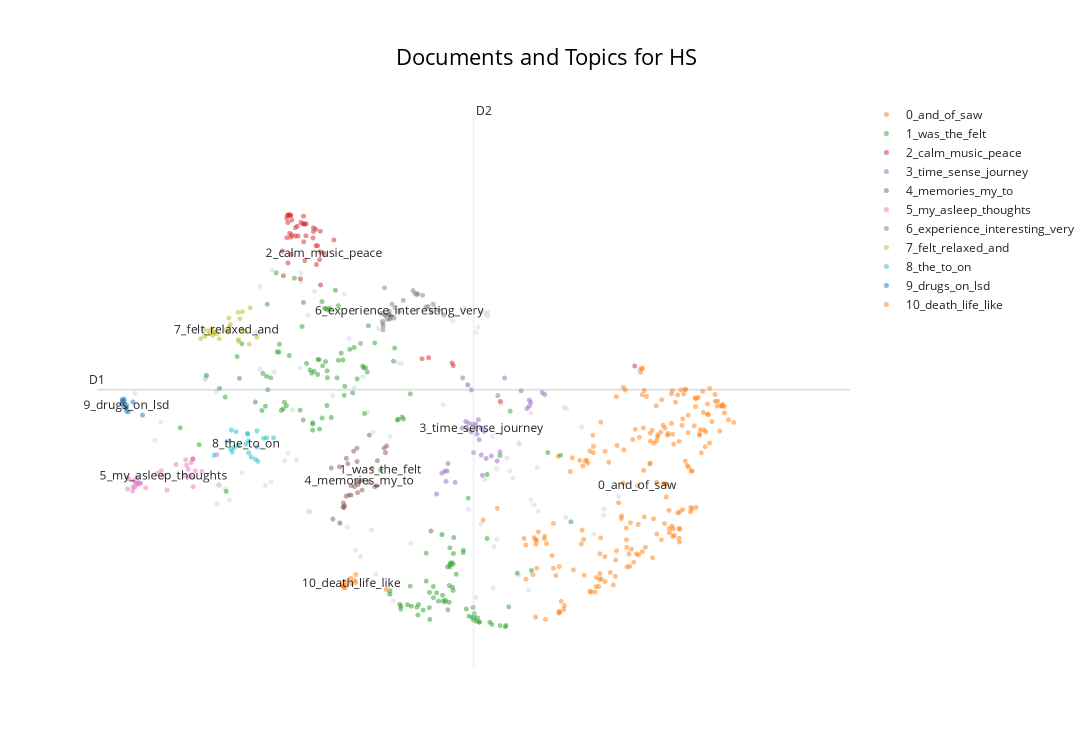

This figure's notebook cell:
### Code cell
topic_model.visualize_documents(df_reports,title=f'Documents and Topics for {condition}')

### Figure 1 — Plotly figure (JSON) as saved in the notebook; plotly's stock layout.template omitted (floating-point values rounded to 4 significant figures; data arrays with more than 128 entries replaced by an {"elided": "..."} marker saying what was removed)
{"data": [{"hoverinfo": "text", "hovertext": ["It enhanced the patterns and made it feel like a journey.", "How my brain hallucinates on the go.", "Saw 3 distinct images:\n1.", "Very ecstatic experience that I wished would never end.", "My brain automatically reached for the details that prove this wasn't \"real\", and I felt very much present.", "Colors, patterns, and a sense of awe that my brain and light were creating such powerful hallucinations.", "I am also dyslexic, and it was interesting to experience as a neurodivergent-brained person.", "The vastness was just poetic and beautiful.", "I saw the inside of my eyelids in a whole new way.", "It sparked much curiosity.", "I was a little afraid at first, but it was good to get in touch with my fear and just feel it.", "I saw bright yellow, like the sun, and it took me to my happy place.", "Different thoughts about the perception of light and the manner in which human discernment develops towards something.", "If you're from the University of Sussex, you need to stand up for reality, not believe in souls, gendered or otherwise.", "Bookmark Symbol", "I would rather engage the body and work on the somatic aspect of it.", "I was on a rollercoaster into the sun.", "A feeling of being in a cocoon, in the womb.", "I did not feel anything at all.", "Curiosity; want to control but unable; intense when orange.", "Brains, neurons, veins, elephants.", "And then, oddly, Robbie Williams!", "I am beyond words...", "Obviously spiritual.", "Inside and outside the eyes were infinite.", "Complete disconnection from my body.", "Would love an experience with continual stimulation without breaks to see how the images evolve.", "Totally disorienting until I picked a spot or tried to blink.", "I thought throughout I was visualizing my own body, specifically my head.", "It was possible to generate full images on demand—an elephant made of upwards flowing oil rivulets.", "Pleasure & intrigue.", "Images I've seen before.", "That was like acid", "Everyone should try", "They moved rapidly in my direction from a shape in the centre.", "Tried to think about not living in fear; it's all just an experience.", "I had a memory from my childhood of spending lots of time staring at the Windows Media Player audio visualizer while listening to songs I liked and how that seemed amazing at the time.", "I experienced a lot of physical sensations in my stomach, on my face, and inside my head.", "Helicopter, busy mind, no rest, relentless, stuck.", "My mother's blue handmade patchwork quilt.", "The hallucinations created a very intense and vivid world that, if you stayed with it, threatened to overwhelm at times.", "Felt similar to being in an MRI machine.", "Some physical discomfort; amazing patterns; intense colours; yearning; desire to see more; questions.", "It was like having your eyes open throughout and yet totally enveloped in the sound.", "I felt like I was walking with my dog.", "Intrigued and excited", "I flew over cities and deserts; at one point I was flying close to the ground with a herd of elephants.", "Lots of observing others, and in a giant bubble with people coming down being protected by others who control the dome.", "Sound inside my body.", "My brain being an Oscar-worthy director.", "At first, I thought it was really intense, but as I went through the phases, I felt a rush of anxiety taking me through a journey of colour; both beautiful and calming, or rigid and uncomfortable.", "An emotional and somatic understanding that control has no place here.", "Felt like the Llama intro credit scene of Monty Python and the Holy Grail at some points.", "A Welsh blanket.", "Falling snow, peaceful, lost in a cornfield, staring through a tunnel, scared.", "At the end, the sharp music connected me to the sound of helicopters, with a smell of burning that I associated with a war; for the majority, I experienced heart shapes, cosmic lights, and galaxies.", "Like my brain has been massaged.", "Definitely easy to be in the moment.", "The sensory is overwhelming and powerful.", "Travelling through space.", "Fascinating experience with great therapeutic potential", "It felt like my brain was being massaged.", "It is very sensitizing, and the feeling now is one of afterglow.", "Just music", "A direct experience of our infinite creativity.", "Finally, there was a pregnant mother amongst blue being cradled by her husband.", "A totally immersive experience; it felt like I was inside my very own kaleidoscope.", "Trying to remember the patterns.", "Strong desire to turn the intensity up and explore more.", "Sometimes they moved in the opposite direction towards the centre point.", "I was scared at first but calmed down after a while.", "So I dropped into the body to feel more.", "Aware of the music throughout and changing rhythms and tones.", "Interested in potential for taking it further, combining it with substances.", "It began violently before falling away to darkness", "Difficult to make note of what I was seeing as I've never experienced that before.", "It crescendoed into a cacophony of sound and light where I reached a state of full awareness.", "Sometimes wrestling between the two.", "It felt like Vasarely was flying my brain through space into the warm sunset.", "It feels like a symbolism of acceptance of self, my own fear, and life.", "This would be a great therapy to teach mindfulness and train people to still their thoughts.", "I felt we were journeying together.", "Intense connection with my body and surroundings.", "The visual here doesn't look anything like what I saw.", "I didn't know where to look.", "They were happy.", "I saw some Vasarely-like artworks but in motion.", "I dissolved into light.", "And a sense of really being inside my head.", "I became the music and the music became me, and we were floating and flying in a multidimensional kaleidoscope of the most beautiful geometry, symmetry, and colour.", "A euphoric and healing experience.", "A safe, healthy, groovy drug-free trip.", "The first time it felt more like it was separate from me, in front of my vision.", "I was pure and full of electricity.", "Submission,\nfun,\nmild euphoric moments.", "I thought of bees and generativity.", "They all smiled, and I could hear their distinctive voices...", null], "marker": {"color": "#CFD8DC", "opacity": 0.5, "size": 5}, "mode": "markers+text", "name": "other", "showlegend": false, "type": "scattergl", "x": [6.896, 2.416, 7.126, 5.157, 3.279, 7.932, 3.2, 8.365, 3.843, 6.221, 3.037, 7.809, 6.563, 3.703, 6.779, 4.88, 7.035, 4.694, 5.344, 6.453, 6.467, 6.074, 5.026, 3.852, 6.419, 5.128, 6.387, 4.011, 3.177, 6.362, 6.507, 7.033, 5.098, 4.799, 6.583, 3.035, 7.462, 3.48, 7.66, 6.811, 2.485, 4.303, 6.507, 4.198, 5.56, 6.415, 6.884, 5.078, 4.322, 3.191, 3.168, 4.105, 5.945, 6.614, 6.268, 7.929, 3.207, 4.601, 4.971, 6.74, 4.741, 3.205, 4.865, 6.261, 5.445, 4.776, 5.4, 7.114, 6.487, 6.617, 3.047, 5.28, 6.668, 2.174, 7.443, 4.048, 3.88, 5.957, 6.359, 3.033, 4.206, 6.884, 4.939, 7.074, 4.154, 3.653, 6.569, 7.474, 3.331, 8.117, 4.376, 4.207, 3.773, 3.703, 4.294, 7.007, 3.683, 5.308], "y": [6.988, 7.048, 5.985, 8.731, 6.319, 6.013, 6.374, 8.112, 6.423, 9.036, 7.983, 5.631, 7.105, 9.365, 6.587, 5.391, 7.456, 5.787, 4.628, 8.981, 6.457, 8.846, 7.465, 9.612, 5.787, 5.032, 8.758, 6.741, 6.088, 8.675, 8.977, 6.15, 7.169, 8.582, 5.446, 7.97, 5.887, 6.559, 7.248, 6.483, 7.319, 5.98, 8.918, 8.137, 5.498, 8.985, 5.018, 5.693, 5.971, 6.374, 7.783, 7.503, 5.629, 6.616, 6.004, 5.92, 6.365, 7.721, 8.003, 6.781, 9.25, 6.372, 7.845, 7.897, 8.206, 5.738, 8.219, 6.638, 8.943, 5.555, 8.027, 4.732, 7.596, 7.754, 7.545, 6.852, 8.078, 7.583, 4.68, 7.972, 9.438, 7.009, 5.296, 6.073, 6.75, 8.689, 4.82, 7.525, 6.146, 6.202, 9.29, 9.565, 6.366, 8.115, 8.933, 4.788, 8.638, 7.105]}, {"hoverinfo": "text", "hovertext": {"elided": "199 str values"}, "marker": {"opacity": 0.5, "size": 5}, "mode": "markers+text", "name": "0_and_of_saw", "text": {"elided": "199 str values"}, "textfont": {"size": 12}, "type": "scattergl", "x": {"elided": "199 float values"}, "y": {"elided": "199 float values"}}, {"hoverinfo": "text", "hovertext": {"elided": "151 str values"}, "marker": {"opacity": 0.5, "size": 5}, "mode": "markers+text", "name": "1_was_the_felt", "text": {"elided": "151 str values"}, "textfont": {"size": 12}, "type": "scattergl", "x": {"elided": "151 float values"}, "y": {"elided": "151 float values"}}, {"hoverinfo": "text", "hovertext": ["A calm, peaceful state.", "Stimulation and relaxation within the music and light.", "An incredible sensory experience with a huge feeling of calm and peace.", "Relaxing and patterned music", "Chaos and stillness.", "An intensity of connection, vastness, spaciousness, loving awareness.", "Blissful even.", "A feeling of peace and tranquility", "Amazing sense of peace and positivity.", "Connection to an inner peace.", "Like a deep tissue massage for the mind.", "A peaceful experience.", "Optimism and escapism.", "Overarching truth and love.", "Calm and safe.", "A great sense of calm and belonging.", "Sometimes verging on oppressive, but never scary.", "Like this—music is a very visual thing.", "Helpful and positive ambient sounds.", "Being: immersed; calm; and thrilled.", "Tess is very calming.", "Great peace.", "I couldn't help thinking what would happen with a drum beat, maybe allow some non-Euro music in, much as I love John Hopkins.", "The music is calming and surreal.", "The best bit was taking in the feelings of the music and gliding with it and morphing those visions according to how you feel about the music.", "Peace, tranquility, joy, stimulation, arousal.", "I really enjoyed the music; it was very Zen.", "Peacefulness and guidance.", "Mainly stressed, but with moments of calm.", "Deep relaxation.", "A really pleasant and relaxing sensation.", "Sense of comfort.", "Nostalgia and peace.", "Deep relaxation and a sense of hope.", "Wonderful, peaceful.", "Relaxing and reflective; worries stopped, put in proportion.", "Calm serenity, flashback emotions", "Joy and relaxation", "Utter peace and happiness.", "Relaxation, calm, and curiosity.", "Good vibes.", "The music seemed to build to a crescendo near the end of the session and then move into a slower, calming sequence.", "Happiness,\nJoy,\nAdventure.", "The music especially was on par with how one perceives sound during an actual trip.", "Peace and contentment.", "The louder the music, the better.", "Calm and serene and not frightening.", "A sense of calm.", null], "marker": {"opacity": 0.5, "size": 5}, "mode": "markers+text", "name": "2_calm_music_peace", "text": ["", "", "", "", "", "", "", "", "", "", "", "", "", "", "", "", "", "", "", "", "", "", "", "", "", "", "", "", "", "", "", "", "", "", "", "", "", "", "", "", "", "", "", "", "", "", "", "", "2_calm_music_peace"], "textfont": {"size": 12}, "type": "scattergl", "x": [4.208, 4.256, 4.049, 4.446, 4.448, 8.311, 4.064, 4.14, 4.07, 4.048, 4.202, 4.173, 4.097, 4.083, 4.243, 4.256, 4.392, 6.067, 4.394, 4.243, 4.363, 4.051, 6.66, 4.438, 5.698, 4.14, 4.45, 4.241, 4.615, 4.09, 3.994, 4.165, 4.033, 3.98, 4.097, 4.357, 4.275, 4.084, 4.043, 4.271, 4.415, 4.399, 4.034, 5.778, 4.083, 6.082, 4.362, 4.234, 4.492], "y": [10.33, 9.756, 9.72, 9.888, 10.2, 8.168, 10.45, 10.25, 10.17, 10.33, 9.481, 10.12, 10.14, 10.44, 10.31, 10.31, 10.23, 8.213, 9.979, 10.04, 10.25, 10.43, 7.633, 9.769, 8.276, 10.13, 9.388, 10.42, 10.07, 9.849, 9.527, 10.27, 10.39, 9.899, 10.36, 10.1, 10.31, 10.11, 10.44, 10.13, 9.98, 9.695, 10.1, 8.292, 10.43, 8.172, 10.19, 10.31, 9.863]}, {"hoverinfo": "text", "hovertext": ["Various characters who, if focused on them, would disappear.", "A complete journey.", "Not much at all.", "A beautiful quest to oblivion", "It was insane.", "A journey into the unknown.", "Feeling of things coming at you.", "Staircase/Escalator\n2.", "Sensory rollercoaster.", "Intense chaos.", "Don't make me get off!", "Moving through a tunnel of branches.", "The final (most rapid?)", "When a sense of what is happening seems to arrive, the vision vibrates and the sense leaves.", "Scary, pointy, laughing clown face in test period.", "A varying journey in speed and awareness.", "A sense of expansion, moving towards something.", "A time and a place that seem to have happened but has yet to come.", "Absolutely tripped away.", "What do I really understand?", "Live more!", "Technology and humans.", "No sense of time", "A wild ride.", "A bubbling of freedom.", "Good beats leading me on.", "Forward motion.", "A loss of sense of time, images that weren't images.", "Glimpse of something disappearing.", "Motivation, progress, and purpose.", "Journey forward.", "Then really fast.", "And then maybe backwards.", "A roller coaster speeding.", "Or traveling at great speed through time.", "Diolch yn fawr.", "Slow and fast.", "Shapes and travel through time.", "Treasure Chests (2 Opening, 1 Closed/Locked)\n3.", null], "marker": {"opacity": 0.5, "size": 5}, "mode": "markers+text", "name": "3_time_sense_journey", "text": ["", "", "", "", "", "", "", "", "", "", "", "", "", "", "", "", "", "", "", "", "", "", "", "", "", "", "", "", "", "", "", "", "", "", "", "", "", "", "", "3_time_sense_journey"], "textfont": {"size": 12}, "type": "scattergl", "x": [5.992, 6.399, 6.234, 6.332, 6.712, 6.425, 5.876, 6.988, 7.035, 7.206, 6.259, 6.439, 6.356, 5.941, 6.915, 6.463, 6.304, 6.005, 6.629, 6.256, 6.304, 6.655, 6.016, 7.015, 7.176, 6.197, 6.321, 5.978, 6.105, 6.19, 6.373, 6.391, 6.347, 7.018, 6.55, 5.834, 6.271, 6.62, 6.485, 6.426], "y": [6.429, 7.057, 7.332, 6.861, 7.986, 6.827, 6.237, 7.527, 7.619, 7.735, 7.879, 6.519, 7.291, 6.551, 7.793, 7.18, 7.174, 6.584, 7.721, 7.215, 7.806, 6.87, 6.698, 7.654, 7.769, 7.987, 7.29, 6.582, 6.413, 7.231, 7.141, 7.359, 7.222, 7.564, 6.811, 9.098, 7.306, 6.735, 6.774, 7.226]}, {"hoverinfo": "text", "hovertext": ["Similar stuff to what I normally think about.", "I knew where I was, but felt this strong pull to this other familiar place just beyond my remembering.", "I wish to belong there with someone I really loved and missed...", "Similar stuff to what I normally experience", "I then felt like I was in my old house (shared with an ex) and walking on my daily commute towards my old front door.", "I felt a confusing sense of place, a familiar place, like my grandmother's basement, or a train station, but I couldn't place it.", "Seeing and hearing my deceased relatives.", "It gives me an odd feeling of wanting to keep feeling these types of things again.", "Felt like I was on that boat in Charlie and the Chocolate Factory.", "It transported me into memories, having a deeper connection than ever before.", "At times it felt like I was back in the womb.", "I felt like I was in my parents' house but couldn't figure out which room.", "I could walk around the room and almost reach out; it felt like I was therein my memory, looking back at the places.", "Lots of visuals, but towards the end, people I love and ancestors, some I did not previously know.", "The most vivid memories of my Dad carrying me on his shoulders as a young girl; it felt like I was back there for a short while.", "A lot of memories.", "Thought about God.", "I remembered beautiful and joyful memories and moments with my family, as if I was with them at the beach.", "I spoke to my 8-year-old self and 80-year-old self.", "Random thoughts; some connected to people close to me, others just events and journeys.", "I find myself feeling peaceful and present, like back then.", "Deep memories and emotive reflections.", "Desire to retain and recall shapes, colours, and feelings evoked were strong, but understanding the experience may be lost once coming out of it.", "Really just thoughts from my day, or things I need to do, or had forgotten to do.", "And I always had something very obvious and captivating to come back to.", "Past memories and people not really in my life anymore.", "In the end, I felt at home, a deep sense of warm, loving embrace, like being in my mother's womb.", "It reminded me of being a child.", "No difference between me and what was happening.", "The sensation was very strong, and I struggled to find the memory that matched the feeling.", "I still feel it now.", "It felt like coming home.", "I went back to many hard and mostly beautiful memories without prompting them at all.", null], "marker": {"opacity": 0.5, "size": 5}, "mode": "markers+text", "name": "4_memories_my_to", "text": ["", "", "", "", "", "", "", "", "", "", "", "", "", "", "", "", "", "", "", "", "", "", "", "", "", "", "", "", "", "", "", "", "", "4_memories_my_to"], "textfont": {"size": 12}, "type": "scattergl", "x": [5.249, 4.765, 5.083, 5.263, 4.745, 4.731, 5.116, 4.898, 5.807, 4.905, 4.602, 4.727, 4.797, 5.138, 4.825, 4.963, 5.148, 4.826, 4.96, 4.683, 4.786, 4.9, 4.857, 4.581, 4.869, 5.044, 4.686, 4.905, 5.232, 4.767, 5.05, 4.737, 4.908, 4.926], "y": [6.859, 6.204, 6.625, 6.962, 6.06, 6.102, 6.347, 6.929, 5.68, 6.421, 5.86, 6.039, 6.221, 6.362, 6.221, 6.446, 6.74, 6.365, 6.296, 6.648, 6.695, 6.728, 6.883, 6.631, 6.349, 6.419, 5.803, 6.259, 6.93, 6.775, 7.125, 6.036, 6.381, 6.436]}, {"hoverinfo": "text", "hovertext": ["Felt like dreaming; I did dream a little.", "As the lights started and gradually built, I moved between states of mindfulness and being distracted by everyday thoughts.", "Also same with unsuccessfully trying to fall asleep during an insomnia period.", "I couldn't be totally immersed because I suffer from tinnitus and no matter what, it's always a distraction.", "I was very conscious of my mind thinking about stopping thinking; in the end, that was funny.", "Frustration that I couldn't stop thinking about the outside and concentrate on what was happening.", "I was put in a dreamlike, semiconscious state; the sensation when you are not quite asleep, coming into wakefulness, and dreaming of real things, conversations.", "Not wanting my thoughts to overtake the experience.", "It felt like almost the dreamlike state of anesthesia.", "Dreaming while awake—flashes of random places I have been.", "I felt like I drifted in and out of consciousness, but never opened my eyes.", "To be quite honest, I think I fell asleep, so don't really remember what I saw.", "Dreaming dreamingly.", "If I do, I will try and meditate beforehand as I still had racing thoughts interrupting me.", "I found myself lost in thought near the end, and stopped being aware of visual experience and just thought about stuff.", "I think when it became overwhelming my brain would cut to normal thoughts, e.g., like what I need to buy from the shop for dinner.", "I didn't know whether I was asleep or awake.", "I had short dreams.", "This time someone kept coughing and disrupted my thought process.", "But then I just dozed off.", "For someone who has sleep paralysis regularly, this was quite interesting.", "My mind sometimes was very active and overthinking, but I actually have no memory of what.", "Couldn't meditate either, even though I tried.", "It was so deep I was unsure if I was totally conscious.", "And then my mind checked out and my subconscious took over and started talking.", "Afterwards, I felt as if I had had the deepest, deepest sleep.", "I realised any interaction had been quite short as my consciousness had drifted into the early stages in which the sandman cometh, where my brain's alpha waves quickly displaced the externally generated momentary visions with the garbled, messy, free association of non-sensical stories that act as the scent kindling of dreams.", "Perhaps I should have focused on one.", "I found my thoughts developing into stories and images while my eyes were closed.", "I did not have profound thoughts during the experience but rather almost fell asleep in a dreamlike way.", "I also felt asleep for a bit and I was thinking of my partner, who I could visualize.", "My eyes wouldn't stop watering, so that kept my mind occupied.", "I wanted to engage more; it annoyed me when it started and stopped as my brain was developing themes.", null], "marker": {"opacity": 0.5, "size": 5}, "mode": "markers+text", "name": "5_my_asleep_thoughts", "text": ["", "", "", "", "", "", "", "", "", "", "", "", "", "", "", "", "", "", "", "", "", "", "", "", "", "", "", "", "", "", "", "", "", "5_my_asleep_thoughts"], "textfont": {"size": 12}, "type": "scattergl", "x": [2.078, 2.86, 2.491, 2.876, 2.911, 2.804, 2.175, 2.884, 2.192, 2.152, 2.236, 2.166, 2.071, 2.792, 2.772, 2.882, 2.204, 2.208, 2.88, 2.146, 2.445, 2.838, 2.674, 2.237, 2.883, 2.093, 2.3, 3.177, 2.563, 2.196, 2.141, 2.822, 2.99, 2.519], "y": [6.313, 6.711, 6.589, 6.764, 6.587, 6.672, 6.402, 6.766, 6.49, 6.442, 6.4, 6.336, 6.485, 6.753, 6.512, 6.492, 6.38, 6.42, 6.767, 6.345, 6.549, 6.506, 6.683, 6.401, 6.348, 6.463, 6.332, 6.832, 6.297, 6.395, 6.282, 6.613, 6.576, 6.512]}, {"hoverinfo": "text", "hovertext": ["So good!", "Something wonderful", "The visuals were pretty fun though.", "It was quite satisfying.", "Loved it.", "Thanks for the experience.", "Thank you; it was very interesting.", "And this made me think about synesthetic experiences and how they're very precious and worth seeking out and appreciating.", "Awesome experience and not what I expected.", "I am amazed, never experienced something equal.", "More DM please!", "Amazing experience though.", "Very interesting experience.", "Thank you for creating it.", "Very interesting!", "A perfectly cromulent experience", "Lots of uncertainty, but it went okay.", "It was a wonderful experience I wasn't expecting.", "It is an unique experience I won't forget.", "Not as good as doing loads of ket but still decent.", "Overall, it was an amazing experience.", "Still a really cool experience!", "This is a truly amazing experience.", "It was a beautiful experience.", "A keen experience", "Fabulous experience.", "Awesome experience, so much more than I expected.", "An interesting one.", "Very well led.", "Good stuff.", null], "marker": {"opacity": 0.5, "size": 5}, "mode": "markers+text", "name": "6_experience_interesting_very", "text": ["", "", "", "", "", "", "", "", "", "", "", "", "", "", "", "", "", "", "", "", "", "", "", "", "", "", "", "", "", "", "6_experience_interesting_very"], "textfont": {"size": 12}, "type": "scattergl", "x": [5.634, 5.703, 5.366, 5.327, 5.467, 5.293, 5.746, 4.942, 5.31, 5.217, 5.9, 5.248, 5.308, 5.773, 5.811, 5.198, 5.237, 5.216, 5.22, 5.586, 5.294, 5.293, 5.266, 5.299, 5.21, 5.242, 5.353, 5.966, 5.61, 5.644, 5.423], "y": [9.24, 9.232, 9.048, 9.098, 9.156, 8.945, 9.057, 8.506, 8.923, 8.712, 9.01, 8.935, 8.888, 9.063, 8.99, 8.962, 9.345, 8.804, 8.767, 9.304, 8.994, 8.942, 8.87, 8.873, 8.839, 8.932, 8.888, 8.934, 9.261, 9.257, 8.992]}, {"hoverinfo": "text", "hovertext": ["Then, all of a sudden, I felt like I was disembodied; a huge wave of euphoria took over, and I felt like I was totally free.", "Suddenly seeing somewhere dark yet bright, resulting in a tingling sensation through alternative parts of my body, but also of pure relaxation.", "I felt a profound sense of relaxation I have never experienced.", "level of strobing felt more relaxing again.", "It was comforting, and whilst I felt small and insignificant, I also felt free and powerful.", "I felt elated and completely peaceful and found myself smiling broadly at these moments.", "I felt a deep connection with humankind and an overwhelming sense of peace.", "I saw a lot of fast movement, but despite that, emotionally I felt absolute stillness and deep calm.", "I felt warm and cold sensations in my hands at one point and was very relaxed and sleepy by the end.", "It's the most comfort I've ever felt, and it was magical.", "I felt hopeful.", "I felt an overwhelming sense of euphoria and love for everyone in the room.", "But then I found I could shut it out if I wanted and was able to relax—almost falling asleep at times.", "It made me feel positive and as though something is guiding me.", "My thoughts on this is I felt safe and fun.", "It was very relaxing, and when I fully opened my eyes I felt refreshed and new.", "The first one was better because I felt relaxed and I got ideas.", "Rather than a negative experience, I felt relief and comforted by it.", "I also felt happy and smiled at certain points, which was quite weird.", "I felt very relaxed and comfortable.", "Throughout I felt calm but exalted.", "Transcendental, peaceful, although I also felt somewhat anxious.", "I felt relaxed, safe, and excited at the start of the experience.", "Was an interesting experience, and afterward I felt relaxed.", "I felt very peaceful, euphoric, with a sense of wonder and awe.", "I was on a journey; I was relaxed and not a bit worried, as if I knew I would be safe.", null], "marker": {"opacity": 0.5, "size": 5}, "mode": "markers+text", "name": "7_felt_relaxed_and", "text": ["", "", "", "", "", "", "", "", "", "", "", "", "", "", "", "", "", "", "", "", "", "", "", "", "", "", "7_felt_relaxed_and"], "textfont": {"size": 12}, "type": "scattergl", "x": [3.328, 3.491, 3.323, 3.437, 3.173, 3.482, 3.46, 3.575, 2.978, 3.586, 3.442, 3.525, 3.029, 3.442, 3.139, 3.11, 3.065, 3.205, 3.667, 3.135, 3.315, 3.125, 3.144, 3.095, 3.341, 3.014, 3.293], "y": [8.759, 8.984, 8.89, 8.976, 8.654, 8.701, 8.878, 8.496, 8.577, 9.045, 8.565, 8.691, 8.614, 8.539, 8.669, 8.732, 8.697, 8.577, 8.597, 8.669, 8.678, 8.63, 8.675, 8.657, 8.791, 8.723, 8.71]}, {"hoverinfo": "text", "hovertext": ["Hard to focus on a single pattern, and when you wanted to focus on one, it would become less focused.", "I found the eye mask uncomfortable on my forehead, so I took it off.", "I would have liked a slight diffusion on the light or something to keep my eyes shut; the intensity was demanding me to open my eyes.", "I also felt like I wanted the experience to be more intense—much louder music, and the most intense part of the lighting pattern repeated for longer.", "I kept thinking about a game of football I played on Tuesday and how I was hyper-aware of my eyes, if they had something in them or something that might pull me away from the experience.", "The visual experience felt a bit flat, so focused on being in my eyes and head; too much.", "Changing temperature of my body with the lights.", "Once I was wearing contacts and it was more geometric.", "I found the flashing lights a little intense, but the eye mask worked well for me during those times.", "I would prefer to use my hands to shield from the light.", "I felt sleepy and a bit anxious at times due to the speed of the flashing lights.", "But most of it had a white background for me, which made me feel like I was in a clinical space; that made me stressed.", "I could feel some sort of physical effect/stress or pressure on the front of my brain, on my face, that almost felt as if it was taking a hit from each pulse of light.", "Personally, it was hard for me to find peace with the intensity of the bright light.", "At first it was unsettling because there were these lights flashing like a kaleidoscope in front of my eyes, even though my eyes were closed.", "I experienced different states depending on the lighting—darkness and constant light made me feel relaxed, but the first two levels of strobing made me feel partly overwhelmed and anxious.", "I generally prefer the dark.", "It might be an idea to have a box of tissues in the reflection room.", "Changes in intensity of the experience when I focused compared to when the light was across my whole peripheral vision.", "It was also interesting, when an image stabilised, to scan the field of vision up and down and side to side to explore the periphery.", null], "marker": {"opacity": 0.5, "size": 5}, "mode": "markers+text", "name": "8_the_to_on", "text": ["", "", "", "", "", "", "", "", "", "", "", "", "", "", "", "", "", "", "", "", "8_the_to_on"], "textfont": {"size": 12}, "type": "scattergl", "x": [3.144, 3.648, 3.56, 3.554, 3.345, 3.388, 3.669, 3.68, 3.566, 3.752, 3.412, 3.325, 3.365, 3.554, 3.597, 3.353, 3.788, 3.872, 3.438, 3.67, 3.534], "y": [6.821, 6.763, 7.037, 7.152, 6.916, 6.938, 7.189, 6.732, 6.857, 7.078, 7.176, 7.032, 6.872, 7.138, 6.795, 7.202, 7.087, 7.085, 6.965, 6.945, 6.989]}, {"hoverinfo": "text", "hovertext": ["I participated in a psychedelic trial of DMT 7 months ago and this experience took me back to that.", "The closest thing I'll ever experience to being on drugs.", "Closest sober experience (and to be honest, better) than psychedelics.", "Was like taking hallucinogenic drugs when I was younger.", "Perhaps even people who want to get off drugs.", "Like I was on an LSD trip, an out-of-body sensation when I am on drugs.", "Having had many psychedelic experiences over many years, it was tame.", "This is exactly how I remember being on LSD, without the scary parts.", "Like being on acid or DMT but safer!!", "Sure am glad I wasn't on drugs!", "I think it helped me process some of the trauma I had with drug use.", "Having taken hallucinogens in the past, it lacked a narrative and an emotional connection comparatively—the scientific nature of the presentation perhaps cutting one off from an emotional and spiritual potential, although this is probably highly subjective.", null], "marker": {"opacity": 0.5, "size": 5}, "mode": "markers+text", "name": "9_drugs_on_lsd", "text": ["", "", "", "", "", "", "", "", "", "", "", "", "9_drugs_on_lsd"], "textfont": {"size": 12}, "type": "scattergl", "x": [2.063, 2.006, 2.035, 2.087, 2.036, 2.065, 2.027, 2.057, 2.144, 2.012, 2.016, 2.262, 2.067], "y": [7.537, 7.594, 7.634, 7.476, 7.668, 7.489, 7.563, 7.538, 7.626, 7.661, 7.642, 7.426, 7.571]}, {"hoverinfo": "text", "hovertext": ["Life, death, and rebirth.", "It kind of felt like dying, reincarnating, and starting life again.", "Life after retired.", "What I imagine it's like looking back on life before you die.", "Healing a part of myself I didn't realise had decayed entirely.", "It felt like the circle of life, a soul leaving and returning.", "I wondered if it would be like this when you die.", "Maybe this is what it's like to be dead.", "The cycle of death and rebirth as envisaged in eighties D&D.", "I hope that's what death feels like.", "In brief—I was thinking if death could look like this experience, and so I decided to assume that I go through a near-death experience and check my thoughts about it, so you could build something more than a visual-only thing for me, so I cannot say it was totally useless as I was expecting.", null], "marker": {"opacity": 0.5, "size": 5}, "mode": "markers+text", "name": "10_death_life_like", "text": ["", "", "", "", "", "", "", "", "", "", "", "10_death_life_like"], "textfont": {"size": 12}, "type": "scattergl", "x": [4.884, 4.884, 4.745, 4.731, 5.257, 4.869, 4.754, 4.76, 4.822, 4.734, 4.713, 4.832], "y": [5.025, 4.902, 4.921, 4.855, 4.798, 4.935, 4.826, 4.864, 4.97, 4.83, 4.86, 4.89]}], "layout": {"annotations": [{"showarrow": false, "text": "D1", "x": 1.705, "y": 7.809, "yshift": 10}, {"showarrow": false, "text": "D2", "x": 6.331, "xshift": 10, "y": 12.02}], "height": 750, "shapes": [{"line": {"color": "#CFD8DC", "width": 2}, "type": "line", "x0": 6.331, "x1": 6.331, "y0": 3.601, "y1": 12.02}, {"line": {"color": "#9E9E9E", "width": 2}, "type": "line", "x0": 1.705, "x1": 10.96, "y0": 7.809, "y1": 7.809}], "title": {"font": {"color": "Black", "size": 22}, "text": "Documents and Topics for HS", "x": 0.5, "xanchor": "center", "yanchor": "top"}, "width": 1200, "xaxis": {"visible": false}, "yaxis": {"visible": false}}}
